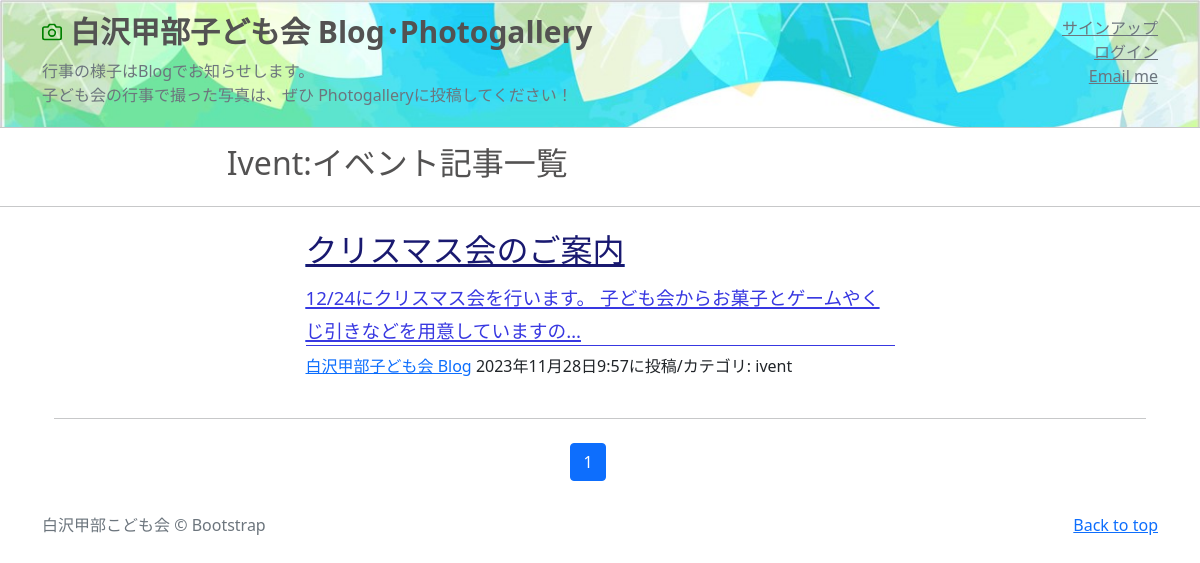
Screenshot of /-list/ with the database file from the repository.
### kouka2app/models.py (models this page shows, shortened)
class BlogPost(models.Model):
    CATEGORY = (('school','学校関連行事'),
                ('festival','お祭り'),
                ('ivent','イベント'),
                ('cleaning','清掃活動'),
                ('safety','安心・安全'),
                ('others','その他'))
    title = models.CharField(
        verbose_name='タイトル',    #フィールドのタイトル
        max_length=200
        )
    content = models.TextField(
        verbose_name='本文'
        )
    posted_at = models.DateTimeField(
        verbose_name='投稿日時',
        auto_now_add=True
        )
    category = models.CharField(
        verbose_name='カテゴリ', #フィールドのタイトル
        max_length=50,          #最大文字数は50
        choices=CATEGORY        #categoryフィールドにはCATEGORYの要素のみを登録
        )

### kouka2app/views.py (the view)
class IventView(ListView):
    template_name ='ivent_list.html'
    model = BlogPost
    context_object_name = 'ivent_records'
    queryset = BlogPost.objects.filter(
        category='ivent').order_by('-posted_at')
    paginate_by = 2

### kouka2app/templates/ivent_list.html (shortened to what this page needs)
{% extends 'base.html' %}
{% load static %}
        {% block contents %}
        <h2 style="padding-left: 6cm; color: #535252;">Ivent:イベント記事一覧</h2>
        <hr class="my-4" />
        {% for record in ivent_records %}
        <div class="container px-4 px-lg-5">
            <div class="row gx-4 gx-lg-5 justify-content-center">
                <div class="col-md-10 col-lg-8 col-xl-7">
                        <a href="{% url 'kouka2app:blog_detail' record.pk %}">
                            <h2 class="post-title" style="color: #191970; text-decoration: underline;">
                                {{record.title}}</h2>
                            <h3 class="post-subtitle" style="color: #3838e1; text-decoration: underline; border-bottom: 1px solid #3838e1;">
                                <span style="font-size : 14pt">
                                    {{record.content|truncatechars:50}}
                                </span>
                            </h3>
                        </a>
                        <p class="post-meta">
                            <a href="#">白沢甲部子ども会 Blog</a>
                            {{record.posted_at}}に投稿/カテゴリ:
                            {{record.category}}</p>
                    </div>
                    <hr class="my-4" />
                    {% endfor %}
                    {% include "pagination.html" %}
                </div>
            </div>
        {% endblock %}

### rows the page displays
BlogPost: title "クリスマス会のご案内", content "12/24にクリスマス会を行います。 子ども会からお菓子とゲームやくじ引きなどを用意していますの…", posted_at "2023年11月28日9:57", category "ivent"

### other values shown
{{ num }} "1"
